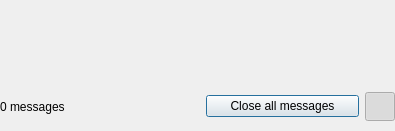
<?xml version="1.0" encoding="UTF-8"?>
<ui version="4.0">
 <class>NotificationPopup</class>
 <widget class="QDialog" name="NotificationPopup">
  <property name="geometry">
   <rect>
    <x>0</x>
    <y>0</y>
    <width>395</width>
    <height>131</height>
   </rect>
  </property>
  <property name="sizePolicy">
   <sizepolicy hsizetype="Fixed" vsizetype="Maximum">
    <horstretch>0</horstretch>
    <verstretch>0</verstretch>
   </sizepolicy>
  </property>
  <property name="minimumSize">
   <size>
    <width>0</width>
    <height>0</height>
   </size>
  </property>
  <property name="maximumSize">
   <size>
    <width>16777215</width>
    <height>800</height>
   </size>
  </property>
  <property name="windowTitle">
   <string>NotificationPopup</string>
  </property>
  <layout class="QVBoxLayout" name="verticalLayout">
   <property name="leftMargin">
    <number>0</number>
   </property>
   <property name="topMargin">
    <number>0</number>
   </property>
   <property name="rightMargin">
    <number>0</number>
   </property>
   <property name="bottomMargin">
    <number>0</number>
   </property>
   <item>
    <widget class="QScrollArea" name="scrollArea">
     <property name="sizePolicy">
      <sizepolicy hsizetype="Expanding" vsizetype="Maximum">
       <horstretch>0</horstretch>
       <verstretch>0</verstretch>
      </sizepolicy>
     </property>
     <property name="frameShape">
      <enum>QFrame::NoFrame</enum>
     </property>
     <property name="horizontalScrollBarPolicy">
      <enum>Qt::ScrollBarAlwaysOff</enum>
     </property>
     <property name="sizeAdjustPolicy">
      <enum>QAbstractScrollArea::AdjustToContents</enum>
     </property>
     <property name="widgetResizable">
      <bool>true</bool>
     </property>
     <widget class="QWidget" name="scrollAreaWidgetContents">
      <property name="geometry">
       <rect>
        <x>0</x>
        <y>0</y>
        <width>395</width>
        <height>16</height>
       </rect>
      </property>
      <property name="sizePolicy">
       <sizepolicy hsizetype="Preferred" vsizetype="Maximum">
        <horstretch>0</horstretch>
        <verstretch>0</verstretch>
       </sizepolicy>
      </property>
      <layout class="QVBoxLayout" name="verticalLayout_2">
       <property name="leftMargin">
        <number>0</number>
       </property>
       <property name="topMargin">
        <number>0</number>
       </property>
       <property name="rightMargin">
        <number>0</number>
       </property>
       <property name="bottomMargin">
        <number>0</number>
       </property>
      </layout>
     </widget>
    </widget>
   </item>
   <item>
    <widget class="QFrame" name="frame">
     <property name="sizePolicy">
      <sizepolicy hsizetype="Preferred" vsizetype="Maximum">
       <horstretch>0</horstretch>
       <verstretch>0</verstretch>
      </sizepolicy>
     </property>
     <property name="frameShape">
      <enum>QFrame::NoFrame</enum>
     </property>
     <property name="frameShadow">
      <enum>QFrame::Raised</enum>
     </property>
     <layout class="QHBoxLayout" name="horizontalLayout_2">
      <property name="leftMargin">
       <number>0</number>
      </property>
      <property name="topMargin">
       <number>0</number>
      </property>
      <property name="rightMargin">
       <number>0</number>
      </property>
      <property name="bottomMargin">
       <number>0</number>
      </property>
      <item>
       <widget class="QLabel" name="label">
        <property name="minimumSize">
         <size>
          <width>200</width>
          <height>0</height>
         </size>
        </property>
        <property name="text">
         <string>0 messages</string>
        </property>
       </widget>
      </item>
      <item>
       <widget class="QPushButton" name="btnClearHistory">
        <property name="text">
         <string>Close all messages</string>
        </property>
       </widget>
      </item>
      <item>
       <widget class="QToolButton" name="btnHideShow">
        <property name="text">
         <string/>
        </property>
        <property name="icon">
         <iconset resource="../../resources.qrc">
          <normaloff>:/images/assets/up_arrorw_small.svg</normaloff>
          <normalon>:/images/assets/down_arrorw_small.svg</normalon>:/images/assets/up_arrorw_small.svg</iconset>
        </property>
        <property name="iconSize">
         <size>
          <width>22</width>
          <height>22</height>
         </size>
        </property>
        <property name="checkable">
         <bool>true</bool>
        </property>
        <property name="checked">
         <bool>true</bool>
        </property>
       </widget>
      </item>
     </layout>
    </widget>
   </item>
  </layout>
 </widget>
 <resources>
  <include location="../../resources.qrc"/>
 </resources>
 <connections/>
</ui>
